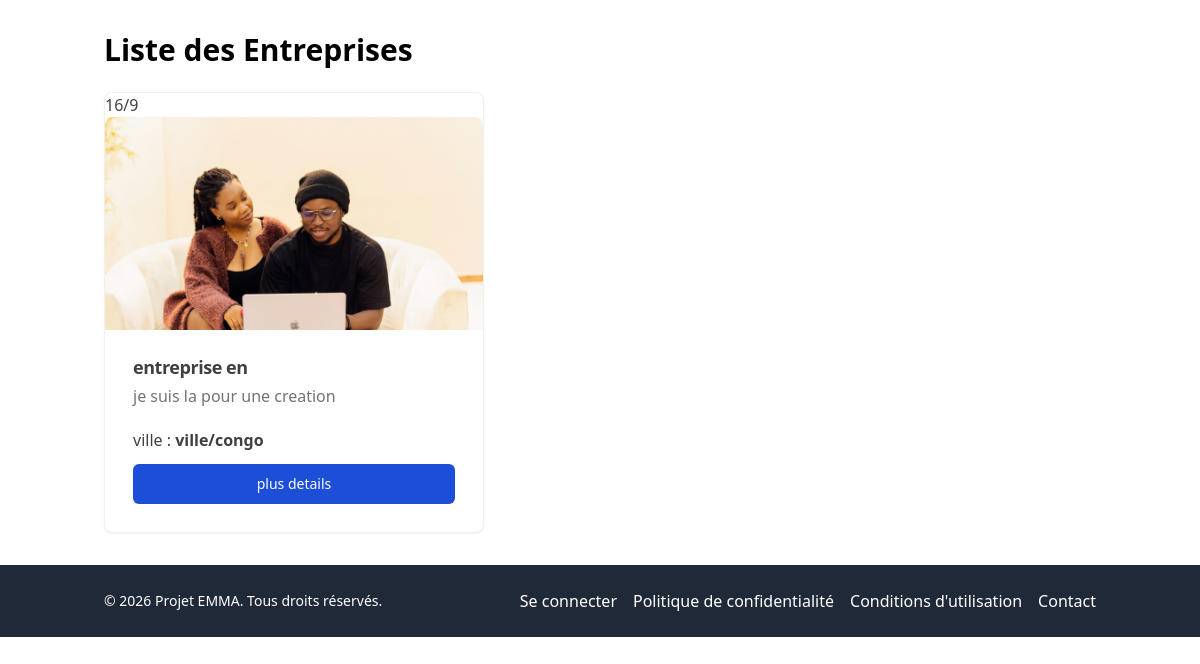
The app's page /, older data.
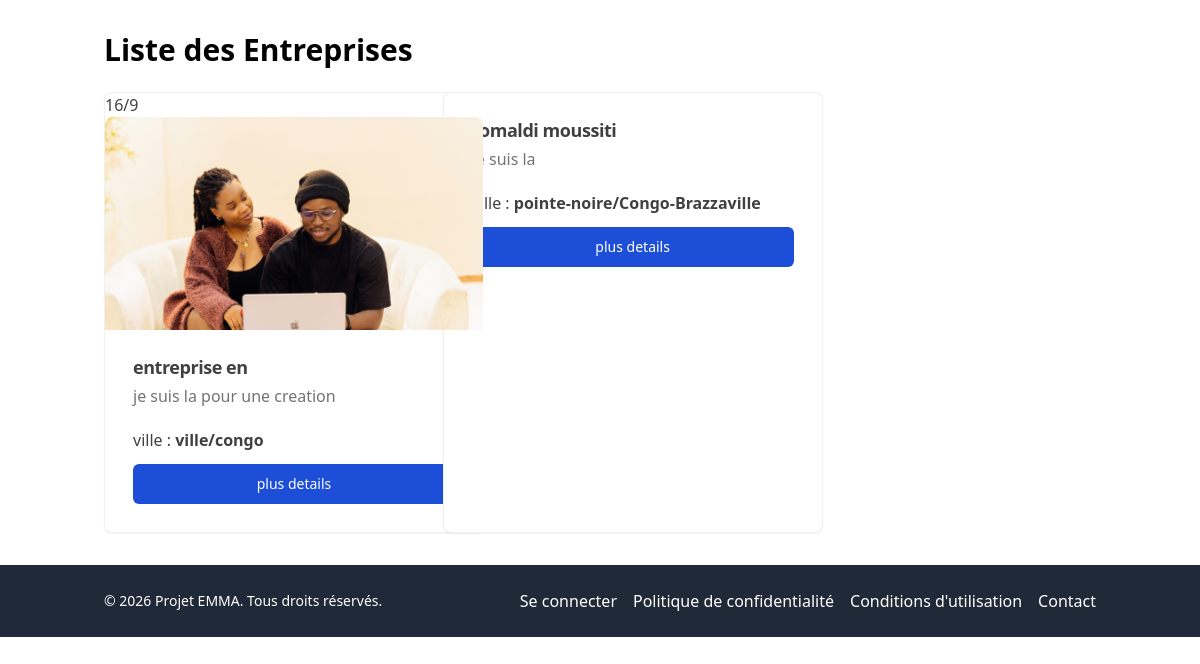
The same page, newer data.
### core/models.py (models this page shows, shortened)
class Contenu(models.Model):
    entreprise = models.ForeignKey(Entreprise, on_delete=models.CASCADE, related_name='contenus')
    title = models.CharField(max_length=255)
    body = models.TextField()
    is_principal = models.BooleanField(default=False)
    is_active = models.BooleanField(default=True)
    file = models.FileField(upload_to='contenu_files/', null=True, blank=True)
    created_at = models.DateTimeField(auto_now_add=True)
    updated_at = models.DateTimeField(auto_now=True)
    width = models.IntegerField(null=True, blank=True, editable=False)
    height = models.IntegerField(null=True, blank=True, editable=False)
    user = models.ForeignKey(User, on_delete=models.CASCADE, related_name='contenus')
    def ratio_string(self):
        return "16/9"  # Valeur par défaut
    def get_media_type(self):
        if not self.file:
            return 'unknown'
        type_mime, _ = mimetypes.guess_type(self.file.name)
        if type_mime:
            if type_mime.startswith('image'):
                return 'image'
            elif type_mime.startswith('video'):
                return 'video'
        return 'unknown'

class Entreprise(models.Model):
    name = models.CharField(max_length=255)
    description = models.TextField()
    country = models.CharField(max_length=100)
    city = models.CharField(max_length=100)
    created_at = models.DateTimeField(auto_now_add=True)
    updated_at = models.DateTimeField(auto_now=True)
    email = models.EmailField()
    is_active = models.BooleanField(default=True)
    user = models.ForeignKey(User, on_delete=models.CASCADE, related_name='entreprises')

### core/home_view.py (the view)
# urls.py: path('', home_view.list_entreprise, name='list_entreprise_public'),
def list_entreprise(request):
    entreprise = Entreprise.objects.filter(is_active=True).prefetch_related('adresses', 'contacts', 'contenus')
    context = {
        "entreprises": entreprise
    }
    return render(request, "core/public_view/home/liste_entrepirse.html", context)

### core/templates/core/public_view/home/liste_entrepirse.html (shortened to what this page needs)
{% extends "core/public_view/base.html" %}
{% block content %}
  <div class="container mx-auto px-4 py-8">
    <h1 class="text-3xl font-bold mb-6">Liste des Entreprises</h1>
    <div class="grid grid-cols-1 md:grid-cols-2 lg:grid-cols-3 gap-6">
      {% for entreprise in entreprises %}
        <div class="rounded-lg overflow-hidden border border-neutral-200/60 bg-white text-neutral-700 shadow-sm w-[380px]
        ">
            <div class="relative " >
                {% for contenu in entreprise.contenus.all %}
                    {% if contenu.is_principal %}
                    {{contenu.ratio_string}}
                        <div class="relative w-full max-h-[450px]  overflow-hidden
                        {% if contenu.ratio_string == '16/9' %}
                        aspect-[16/9]
                        {% elif contenu.ratio_string == '9/16' %}
                        aspect-[9/16]
                        {% elif contenu.ratio_string == '4/3' %}
                        aspect-[4/3]
                        {% elif contenu.ratio_string == '3/4' %}
                        aspect-[3/4]
                        {% elif contenu.ratio_string == '1/1' %}
                        aspect-square
                        {% endif %}
                        ">
                        {% with media_type=contenu.get_media_type %}
                                {% if media_type == 'image' %}
                                    <img src="{{ contenu.file.url }}"
                                        class="w-full rounded-lg shadow-md  object-cover"
                                        alt="Illustration">
                                {% endif %}
                            {% endwith %}
                        </div>
                    {% endif %}
                {% endfor %}
            </div>
            <div class="p-7">
                <h2 class="mb-2 text-lg font-bold leading-none tracking-tight">{{ entreprise.name }}</h2>
                <p class="mb-5 text-neutral-500">{{ entreprise.description|truncatewords:20 }}</p>
                <p>ville : <span class="font-semibold">{{ entreprise.city }}/{{entreprise.country}}</span></p>
                <a class="inline-flex items-center justify-center w-full h-10 px-4 py-2 text-sm mt-3
                 font-medium text-white transition-colors rounded-md focus-visible:outline-none focus-visible:ring-2
                focus-visible:ring-ring focus-visible:ring-offset-2
                disabled:opacity-50 disabled:pointer-events-none bg-blue-700 hover:bg-blue-800/90"
                href="{% url 'core:entreprise_detail_public' entreprise.id %}"
                 >plus details</a>
            </div>
        </div>
      {% empty %}
        <p>Aucune entreprise trouvée.</p>
      {% endfor %}
    </div>
  </div>
{% endblock content %}

Row changes from the older to the newer data that the page shows:
added Entreprise: name "romaldi moussiti", description "je suis la", city "pointe-noire", country "Congo-Brazzaville"
